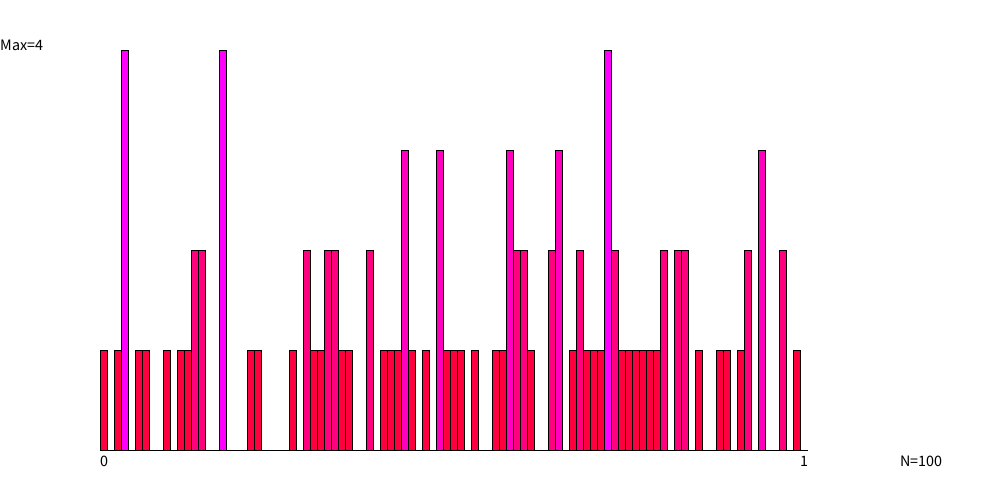
Frame 1 (no input)
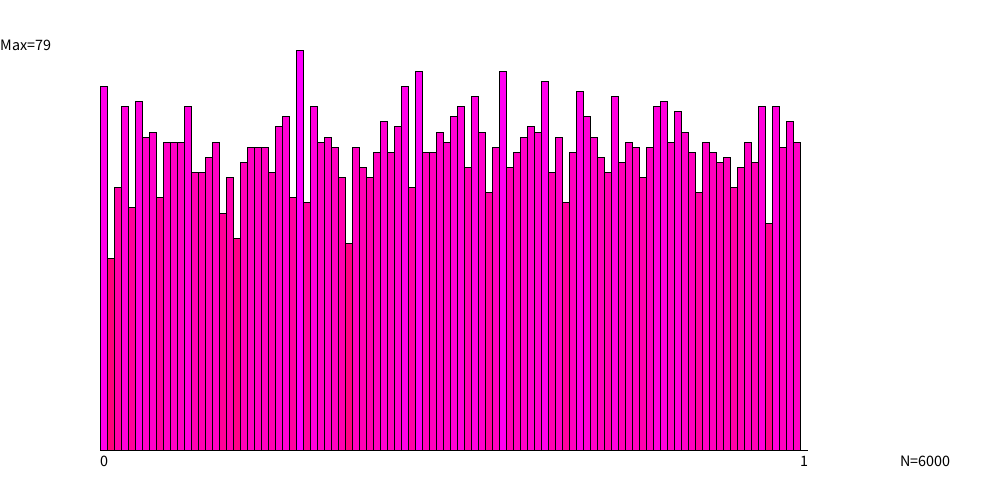
Frame 60 (the mouse pressed at the canvas centre just before this capture)
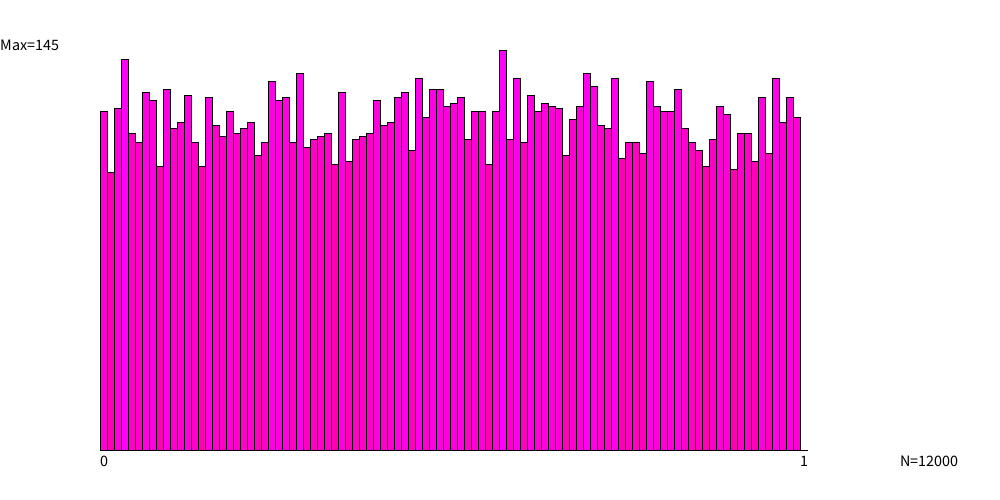
Frame 120 (the mouse held since frame 60 and released just before this capture)

The Processing sketch that drew these frames (run headless with seeded random() and noise(); from frame 60 on, the mouse is pressed at the canvas centre):

// Processing sketch: OtherGenerators
// ── OtherGenerators.pde
// Program do testowania różnych sposobów losowania
//-////////////////////////////////////////////////////////////////////////////////////////////////////////////
/// Zobacz: https://en.wikipedia.org/wiki/Normal_distribution#Generating_values_from_normal_distribution
/// Oraz:   http://www.javamex.com/tutorials/random_numbers/xorshift.shtml#.WT6NEzekKXI

double MyRandom0()
{
  return random(0,1); //Random z Processingu
  //zamiast można wpisać inne generatory 
}

double x=0.333;
double MyRandom1()
{ //Iteracja logistyczna z chaotycznym R
  //chaos deterministyczny - słabe jako generator
  x=x*4*(1-x);
  return x;
}

long xl=123456789L;
double mianownik=(double)9223372036854775807L; // albo Long.MAX_VALUE;
                                               // 9,223,372,036,854,775,807 <--- max long 
double MyRandom2() // http://www.javamex.com/tutorials/random_numbers/xorshift.shtml#.WT6NEzekKXI
{
  //XOR SHIFT random generator
  xl ^= (xl << 21);
  xl ^= (xl >>> 35);
  xl ^= (xl << 4);
  return (Math.abs(xl)/mianownik);
}


double MyRandomM() // M od "manipulacje"...
{
  //return random(0,1);
  //return Math.random(); //Druga wersja - random z Javy
  //return Math.random()*Math.random(); //Mnożenie 2 rozkładów 
  //return Math.random()*Math.random()*Math.random(); //Mnożenie 3 rozkładów
  //return Math.random()*Math.random()*Math.random()*Math.random()*Math.random()*Math.random(); //Mnożenie 6 rozkładów
  //return (Math.random()+Math.random())/2; //Dodanie 2
  //return (Math.random()+Math.random()+Math.random())/3; //Dodanie 3
  //return (Math.random()+Math.random()+Math.random()+Math.random()+Math.random()+Math.random())/6; //Dodawanie 6 rozkładów
  return (Math.random()+Math.random()+Math.random()+Math.random()+Math.random()+Math.random()+
          Math.random()+Math.random()+Math.random()+Math.random()+Math.random()+Math.random())/12; //Dodawanie 12 rozkładów
}

int NumOfBaskets=100;
int Basket[]=new int[NumOfBaskets+1];
int N=0; //Licznik losowań

//Do sensownej wizualizacji
int ReqFrames=10; //Ile ramek na sekundę chcemy
int NumOfProbesPerDraw=100; //Ile losowań w jednej ramce
int MaxBasket=100; //Do skalowania słupków. Początkowo coś musi być. 

void setup()
{
  size(1000,500);
  frameRate(ReqFrames);
  for(int i=0;i<=NumOfBaskets;i++) //Resetowanie koszyków
           Basket[i]=0;
}

void draw()
{
  //Trochę losowań
  for(int s=0;s<NumOfProbesPerDraw;s++)
  {
    double rndval=MyRandom2(); //MyRandomM(); //Powinno być w zakresie 0..1
     
    //Testowanie spełnienia założenia.
    if(rndval<0) { println("Niemożliwe!!! rndval=",rndval); continue;}
    if(rndval>1) { println("Coś skopane :-) rndval=",rndval); continue;}
    
    //Do którego to koszyka?
    int i=(int)(rndval*NumOfBaskets);
    if(i>NumOfBaskets)
        i=NumOfBaskets; //Zabezpieczenie
    
    Basket[i]++;    //Doliczenie
    N++; // https://www.facebook.com/ModelowanieProcesowSpolecznych/posts/1406909939488446
  }
  
  background(255);    //Czyszczenie ekranu
  VisualiseBaskets(); //Rysowanie histogramu
}

void VisualiseBaskets() //Rysowanie słupków
{
  MaxBasket=0;print('*');
  for(int i=0;i<=NumOfBaskets;i++) //Aktualizacja maksimum
  if(Basket[i]>MaxBasket)
        MaxBasket=Basket[i];
 
  int StartX=width/10; //10% po obu stronach okna zostawiamy 
  int StartY=height/10;
  int WidthH=StartX*8; //użytkowa szerokość histogramu
  int HeighH=StartY*8; //... i wysokość
  int StepX=WidthH/(NumOfBaskets+1); //Szerokość jednego słupka
  
  for(int i=0;i<=NumOfBaskets;i++)
  {
    fill(255,0,255*Basket[i]/MaxBasket); //Wizualizacja kolorem
    rect(StartX+i*StepX,StartY+HeighH,StepX,-(HeighH*Basket[i]/MaxBasket));
  }
  
  fill(0);
  textSize(16);
  text("Max="+MaxBasket,0,StartY);
  text("0",StartX,StartY+HeighH+16);
  text("1",StartX+NumOfBaskets*StepX,StartY+HeighH+16);
  text("N="+N,StartX+WidthH,StartY+HeighH+16);
}

//Footer
